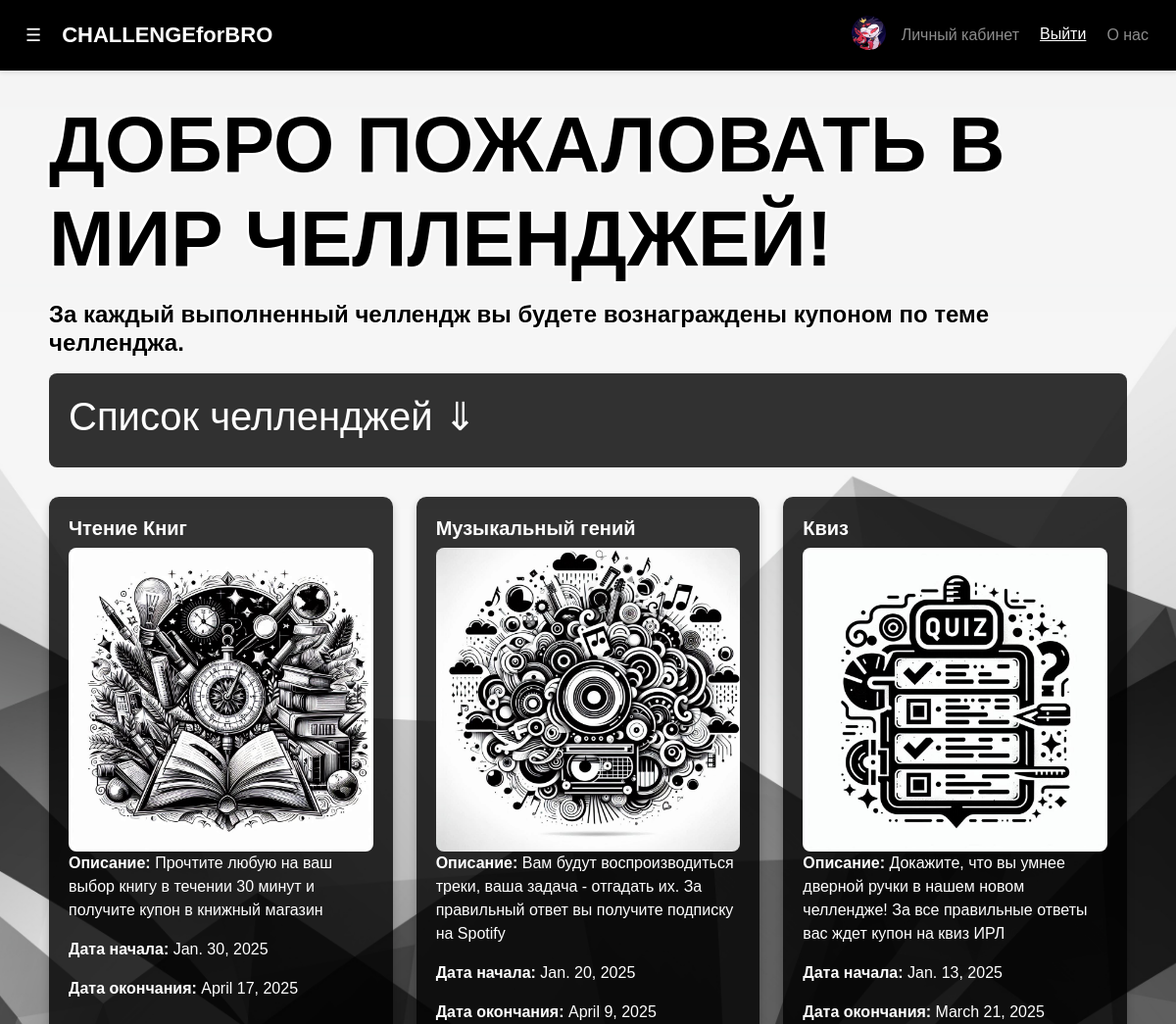
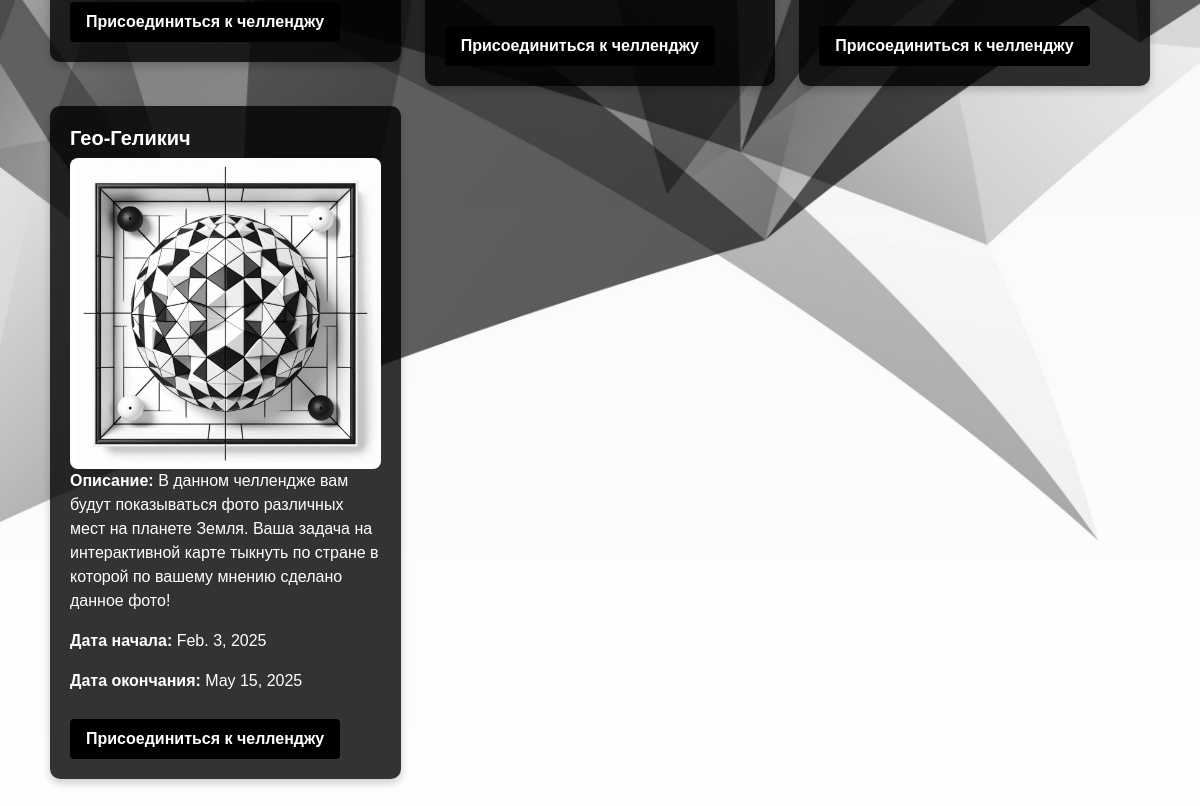
The app's page / (signed in) with its own data (2 pictures, top to bottom).
### challenges/models.py (models this page shows, shortened)
class Profile(models.Model):
    user = models.OneToOneField(User, on_delete=models.CASCADE)
    avatar = models.ImageField(upload_to='avatars/', default='avatars/default.png')

class Challenge(models.Model):
    title = models.CharField(max_length=200)
    description = models.TextField()
    creator = models.ForeignKey(User, on_delete=models.CASCADE)
    start_date = models.DateField()
    end_date = models.DateField()
    image = models.ImageField(upload_to='challenge_images/', null=True, blank=True)  # Поле для изображения

### challenges/views.py (the view)
# urls.py: path('', views.challenge_list, name='challenge_list'),
@login_required
def challenge_list(request):
    challenges = Challenge.objects.all()
    return render(request, 'challenges/list.html', {'challenges': challenges})

### challenges/templates/challenges/list.html (shortened to what this page needs)
<!DOCTYPE html>
<html lang="en">
<head>
    {% load static %}
    <link href="https://cdn.jsdelivr.net/npm/bootstrap@5.3.0-alpha1/dist/css/bootstrap.min.css" rel="stylesheet" />
</head>
<body>
    <header class="header">
        <button class="toggle-button" id="toggleSidebar">☰</button>
        <h1>CHALLENGEforBRO</h1>
        <div class="navbar navbar-expand-lg navbar-dark ms-auto">
            <div class="navbar-nav">
                {% if user.is_authenticated %}
                    <img src="{{ user.profile.avatar.url }}" alt="Avatar" class="avatar rounded-circle me-2" style="width: 35px; height: 35px;">
                    <a href="{% url 'profile' %}" class="nav-link">Личный кабинет</a>
                    <form action="{% url 'logout' %}" method="post" style="display:inline;">
                        <button type="submit" class="btn btn-link text-white">Выйти</button>
                    </form>
                {% endif %}
                <a href="https://www.youtube.com/watch?v=dQw4w9WgXcQ" class="nav-link">О нас</a>
            </div>
        </div>
    </header>
    <div class="content container">
        <div class="welcome-heading">
            <h2 class="welcome-heading">ДОБРО ПОЖАЛОВАТЬ В МИР ЧЕЛЛЕНДЖЕЙ!</h2>
            <p class="welcome-text">За каждый выполненный челлендж вы будете вознаграждены купоном по теме челленджа.</p>
        </div>
        <div class="black-block">
            <h1>Список челленджей ⇓</h1>
        </div>
        <div class="row">
            {% for challenge in challenges %}
                <div class="col-12 col-md-6 col-lg-4">
                    <div class="challenge-item">
                        <h3><a href="">{{ challenge.title }}</a></h3>
                        {% if challenge.image %}
                            <img src="{{ challenge.image.url }}" alt="{{ challenge.title }}" class="img-fluid" style="width:100%; border-radius: 8px;">
                        {% endif %}
                        <p><strong>Описание:</strong> {{ challenge.description }}</p>
                        <p><strong>Дата начала:</strong> {{ challenge.start_date }}</p>
                        <p><strong>Дата окончания:</strong> {{ challenge.end_date }}</p>
                        <a href="{% url 'join_challenge' challenge.id %}" class="join-button">Присоединиться к челленджу</a>
                    </div>
                </div>
            {% endfor %}
        </div>
    </div>
</body>
</html>

### challenges/templates/challenges/list.html (style rules this page uses)
html, body { margin: 0; padding: 0; overflow-x: hidden; box-sizing: border-box; }
.header { background: #000; color: white; padding: 8px 20px; position: fixed; top: 0; left: 0; width: 100%; z-index: 1000; box-shadow: 0 2px 5px rgba(0, 0, 0, 0.1); display: flex; align-items: center; }
.header h1 { color: white; margin: 0; font-size: 22px; margin-left: 15px; font-weight: bold; }
.toggle-button { font-size: 18px; background: transparent; border: none; color: white; cursor: pointer; }
.content { margin-top: 80px; padding: 20px; color: white; }
body { background: url('http://127.0.0.1:8000/static/fon.jpg') no-repeat center center fixed; background-size: cover; font-family: Arial, sans-serif; color: #333; }
.challenge-item { background-color: rgba(0, 0, 0, 0.8); border-radius: 10px; padding: 20px; margin-bottom: 20px; box-shadow: 0 4px 8px rgba(0, 0, 0, 0.2); }
.challenge-item h3 { font-size: 1.25rem; font-weight: bold; color: white; }
.challenge-item p { font-size: 1rem; color: white; }
.challenge-item a { color: white; text-decoration: none; font-weight: bold; }
.join-button { display: inline-block; padding: 8px 16px; background-color: #000; color: white; text-decoration: none; border-radius: 4px; margin-top: 10px; }
.black-block { background-color: rgba(0, 0, 0, 0.8); color: white; padding: 20px; border-radius: 8px; margin-bottom: 30px; }
.welcome-heading { font-weight: bolder; color: #000; font-size: 5rem; margin-bottom: 15px; line-height: 1.2; text-shadow: 2px 2px 0px #fff, -2px -2px 0px #fff, 2px -2px 0px #fff, -2px 2px 0px #fff; }
.welcome-text { font-weight: bolder; color: #000; font-size: 1.5rem; line-height: 1.2; text-shadow: 1px 1px 0px #fff, -1px -1px 0px #fff, 1px -1px 0px #fff, -1px 1px 0px #fff; }

### records on screen
Challenge: title "Чтение Книг", image (picture), description "Прочтите любую на ваш выбор книгу в течении 30 минут и получите купон в книжный магазин", start_date "Jan. 30, 2025", end_date "April 17, 2025"
Challenge: title "Музыкальный гений", image (picture), description "Вам будут воспроизводиться треки, ваша задача - отгадать их. За правильный ответ вы получите подписку на Spotify", start_date "Jan. 20, 2025", end_date "April 9, 2025"
Challenge: title "Квиз", image (picture), description "Докажите, что вы умнее дверной ручки в нашем новом челлендже! За все правильные ответы вас ждет купон на квиз ИРЛ", start_date "Jan. 13, 2025", end_date "March 21, 2025"
Challenge: title "Гео-Геликич", image (picture), description "В данном челлендже вам будут показываться фото различных мест на планете Земля. Ваша задача на интерактивной карте тыкнуть по стране в которой по вашему мнению сделано данное фото!", start_date "Feb. 3, 2025", end_date "May 15, 2025"
